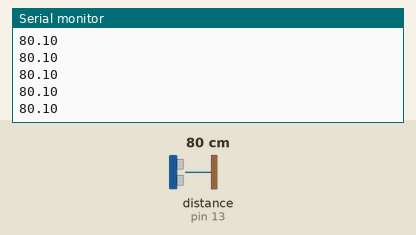
Simulated run of this sketch. Board: Arduino Uno, built with avr-gcc and run on an emulated ATmega328P. On the bench: the last lines printed to the serial monitor. Wiring (inferred from the names in the program): ultrasonic range finder: trigger pin 12; echo pin 13. Inputs (shaded band) come from the test bench; at power-on: distance to the obstacle (sensor on pin 13) 80 cm. The echo pulse lasts 58.3 µs per cm.

Above: at 1.2 s.
1.3 s: distance to the obstacle (sensor on pin 13) set to 2 cm
At 1.9 s:
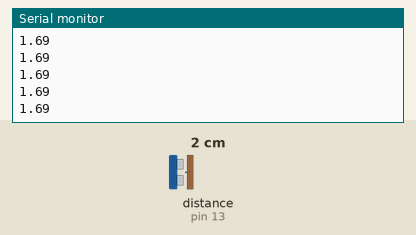
2.8 s: distance to the obstacle (sensor on pin 13) set to 4 cm
At 3.3 s:
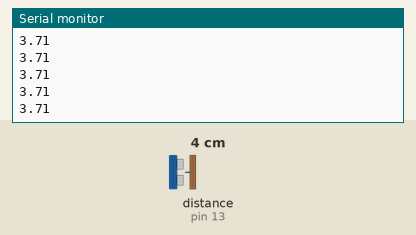
Timing chart, 0 to 5.8 s (numbered marks = the images above; inputs shaded):
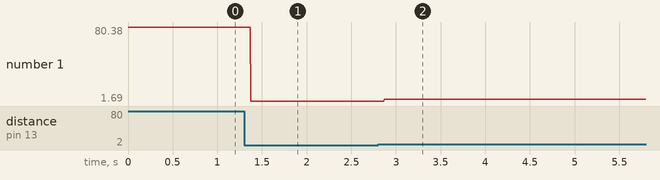

The sketch:

d01_ultrasonic.ino
```cpp
int PIN_TRIG = 12;
int PIN_ECHO = 13;

float getDistance() {
  digitalWrite(PIN_TRIG, LOW);
  delayMicroseconds(2);
  digitalWrite(PIN_TRIG, HIGH);
  delayMicroseconds(10);
  digitalWrite(PIN_TRIG, LOW);
  float duration = pulseIn(PIN_ECHO, HIGH); // 걸린 시간
  // 걸린 시간 * 상온의 초음파 속도 / 2 = 편도 거리(단위 cm)
  // 상온의 초음파 속도를 29로 나눠주면 작은 오차범위를 제외하고 거의 유사(cm단위로 진행)
  return duration / 29.0 / 2;
}

void setup() {
  Serial.begin(9600); // 시리얼 모니터 사용 -> 1초에 9600bit 통신 속도
  pinMode(PIN_TRIG, OUTPUT);
  pinMode(PIN_ECHO, INPUT);
}

void loop() {
  float distance = getDistance();
  Serial.println(distance);
}
```

Measured:
- after the input at 1.3 s, the serial monitor: prints a new line after 0.07 s (image 1)
- after the input at 2.8 s, the serial monitor: prints a new line after 0.07 s (image 2)
- plotted number 1: 80.1 → 1.69 after the input at 1.3 s, 1.69 → 3.7 after the input at 2.8 s
